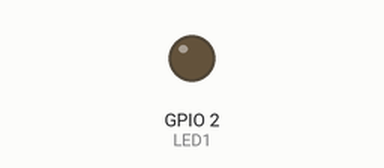
Simulated run of this program. Board: ESP32. Parts: output pins drawn as LEDs (lit = HIGH). What the program prints to the serial monitor is not drawn.

Above: at 13.7 s.
At 18.66 s:
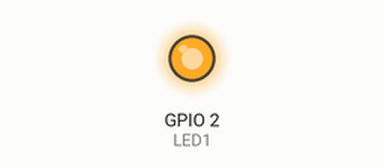
Timing chart, 0 to 19.7 s (numbered marks = the images above):
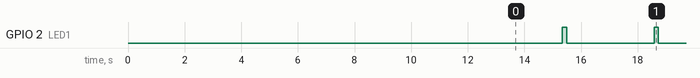

Measured:
- by itself, GPIO 2 (LED1): alternates HIGH for 0.15 s and LOW for 3.1 s

The program:

main.cpp
```cpp
#include <Arduino.h>
#include <SoftwareSerial.h>
#define sensor_baud_rate 9600 //sensor only works with baud rate of 9600
#define ESP_baud_rate 115200 //separate baud rate for ESP32 can be changed
#define LED1 2 //InBuilt led pin of ESP32

SoftwareSerial ETO_serial (18,19); //Establising software

byte ETO_qa_mode[] = {0xFF, 0x01, 0x78, 0x04, 0x00, 0x00, 0x00, 0x00, 0x83}; //Command to start O2 sensor in QnA mode
byte ETO_read[] = {0xFF, 0x01, 0x86, 0x00, 0x00, 0x00, 0x00, 0x00, 0x79}; //command to read O2 concentration under QnA mode
byte ETO_received_bytes[9]; //Array to store sensor response

float read_ETO(float *gas_con); //function to read o2 concentration
float ETO; //variable to store O2 value

void setup() {
  Serial.begin(ESP_baud_rate); //Initialise serial monitor from ESP32
  ETO_serial.begin(sensor_baud_rate);  //Initialise Uart communication with O2 sensor
  pinMode(LED1, OUTPUT); //declaring esp32 inbuilt led pin as output

  delay(1000);

  ETO_serial.write(ETO_qa_mode, sizeof(ETO_qa_mode));
  delay(250);
  ETO_serial.readBytes(ETO_received_bytes, sizeof(ETO_received_bytes));


  //prints the received bytes in serial monitor
  for (int i = 0; i <= 8; i++)
  {
    Serial.print(ETO_received_bytes[i], HEX); Serial.print(" ");
  }
  Serial.println();

  //sensor booting section
  Serial.println("Sensor is booting Please wait");
  int bootUP_time = 0;
  while(bootUP_time != 10)
  {
    Serial.print(".");
    delay(1000);
    bootUP_time += 1;
  }
  Serial.println();

}

void loop() {

  delay(1840);

  read_ETO(&ETO); //passing O2 variable address to write the o2 gas concentration value in it

  Serial.printf("ETO : %.2f \n",ETO); //prints O2 concentration in a serial monitor

  /*//code is just to print loading dots
  for(int i = 0;i<=10;i++)
  {
    Serial.print(".");
    delay(10);
  }
  Serial.println("");
  //End of loading dots print function */

  //simply just blinks Inbuilt LED in ESp32
  digitalWrite(LED1,HIGH);
  delay(150);
  digitalWrite(LED1,LOW);

}

float read_ETO(float *gas_con)
{
   if(ETO_serial.write(ETO_read,sizeof(ETO_read)) == 9) //send O2 read command to o2 sensor and checks whether it id fully sent
   {
    delay(250);
    ETO_serial.readBytes(ETO_received_bytes, sizeof(ETO_received_bytes));
    *gas_con = ETO_received_bytes[2] * 256 + ETO_received_bytes[3]; //Substituting sensor responses to the gas concentration formula
    *gas_con = *gas_con * 0.1;
   }

   /* //debug code -> to print received bytes into serial monitor
   for(byte j = 0;j<9;j++)
   {
     Serial.print(ETO_received_bytes[j], HEX); //Prints received byte from O2 sensor response
     Serial.print(" ");
   }
  Serial.println();   */
  return *gas_con; //returns the gas concentration of O2
}
```
